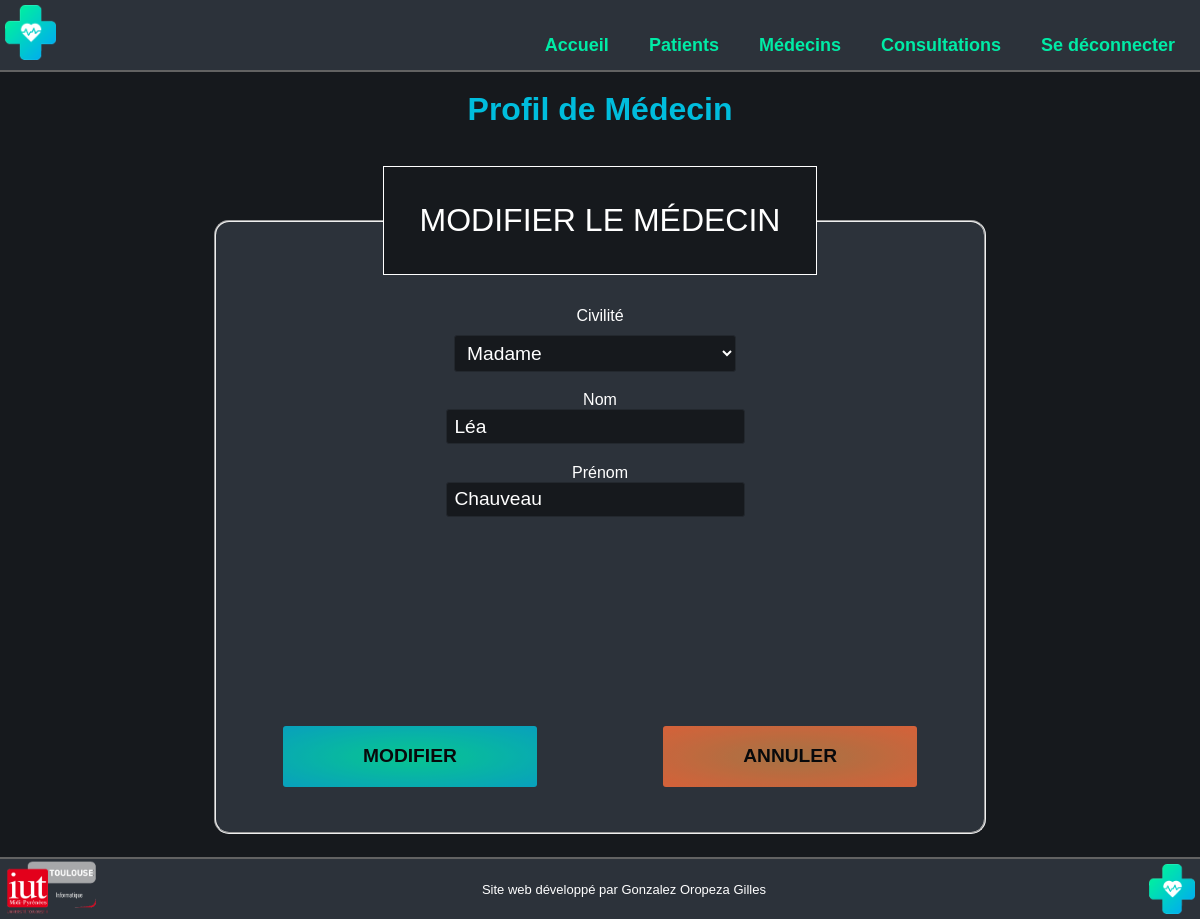
Before: /profilmedecin.php?id_medecin=1 (signed in) with the older database file.
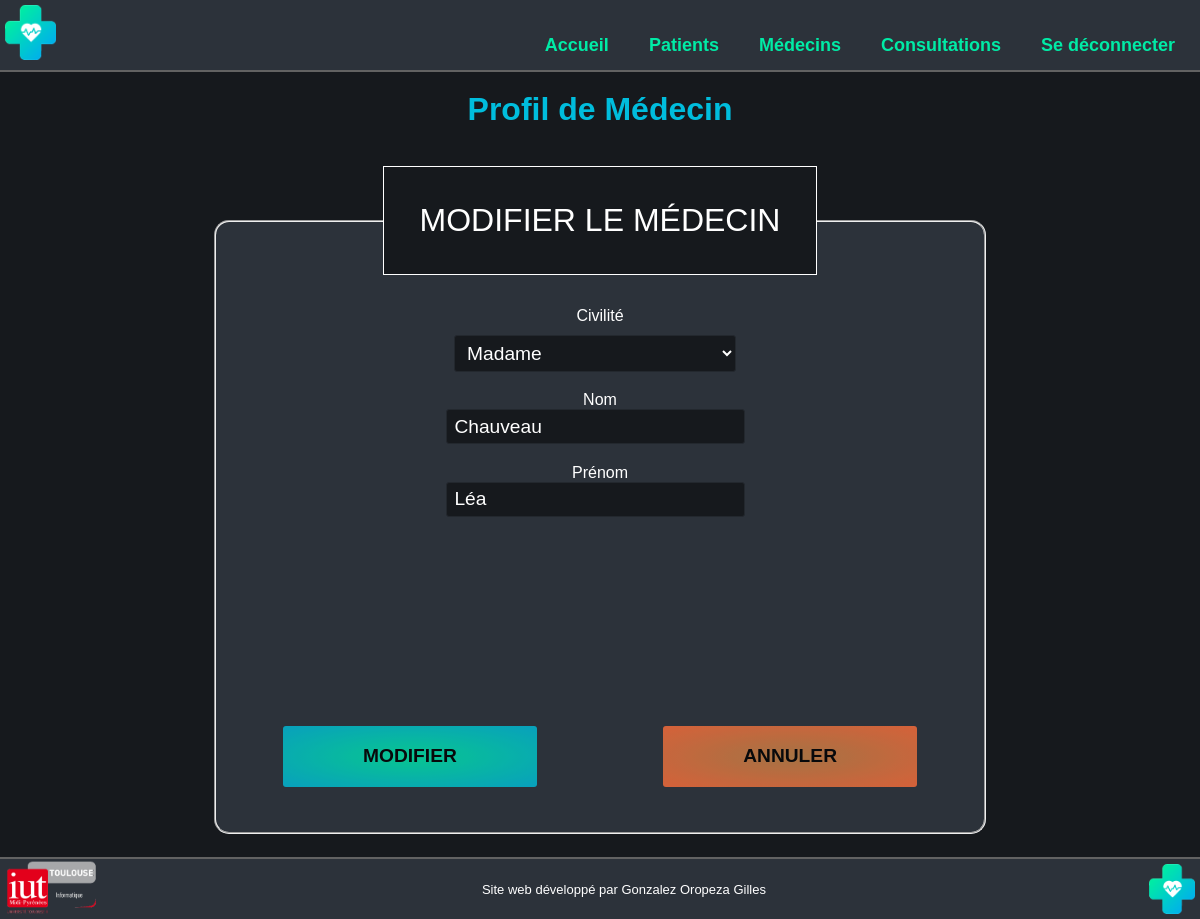
After: the same page with the newer database file.
### tables this page shows
CREATE TABLE IF NOT EXISTS `medecin` (
  `id_medecin` int(11) NOT NULL AUTO_INCREMENT,
  `nom` varchar(50) DEFAULT NULL,
  `prenom` varchar(50) DEFAULT NULL,
  `civilite` varchar(50) DEFAULT NULL,
  PRIMARY KEY (`id_medecin`)
);

### public_html/profilmedecin.php (the view, shortened to what this page needs)
<?php
$thisPage = "profilmedecin";
require 'php/connexiondb.php';
$req = $linkpdo->prepare("SELECT civilite, nom, prenom, id_medecin FROM medecin WHERE id_medecin = :id_medecin");
$req->execute(array('id_medecin'=>$_GET['id_medecin']));
$data = $req->fetch();
?>
<!DOCTYPE html>
<html lang="fr">
<head>
	<link rel="stylesheet" type="text/css" href="css/common.css">
	<link rel="stylesheet" type="text/css" href="css/profilpatient.css">
	<link rel="stylesheet" type="text/css" href="css/footer.css">
	<link rel="stylesheet" type="text/css" href="css/header.css">
</head>
<body>
	<?php
		include "php/header.php";
	?>
	<h1>Profil de Médecin</h1>
	<fieldset>
		<legend>
			Modifier le médecin
		</legend>
		<form method="post" action="php/modificationMedecin.php">
			<div class="textinputs">
				Civilité<select name="civilite" required>
					<?php
						if($data['civilite'] === "Monsieur") {
							?>
					<option value="Monsieur">Monsieur</option>
					<option value="Madame">Madame</option>
							<?php
						} else {
							?>
					<option value="Madame">Madame</option>
							<?php
						} ?>
				</select>
				Nom<input type="text" name="nom" value="<?php echo $data['nom']; ?>" required></input>
				Prénom<input type="text" name="prenom" value="<?php echo $data['prenom']; ?>" required></input>
			</div>
			<div class="submitinputs">
				<input class="edit" type="submit" name="modifier" value="Modifier"></input>
				<button class="cancel" onclick="location.href='medecins.php'" type="button">Annuler</button>
			</div>
		</form>
	</fieldset>
	<?php
		include "php/footer.php";
	?>
</body>
</html>

### public_html/php/header.php (shortened to what this page needs)
<header>
		<img class="logo" src="images/logo.png" alt="logo" height="55">
		<nav class="menu">
			<ul>
				<li><a href="accueil.php">Accueil</a>
				</li>
				<li><a href="patients.php">Patients</a>
				</li>
				<li><a href="medecins.php">Médecins</a>
				</li>
				<li><a href="consultations.php">Consultations</a>
				</li>
				<li><a href="<?php echo $thisPage; ?>.php?disconnect=true">Se déconnecter</a>
				</li>
			</ul>
		</nav>
	</header>

### public_html/php/footer.php
<footer>
		<a href="https://iut.univ-tlse3.fr"><img class="logo" src="images/iut_info.png" alt="Logo de l'IUT Info de Toulouse" height="55"></a>
		<p>
			Site web développé par <a href="mailto:gilles.gonzalezoropeza@etu.iut-tlse3.fr">Gonzalez Oropeza Gilles</a>
        </p>
        <img class="logo" src="images/logo.png" alt="Logo de l'IUT Info de Toulouse" height="50">
</footer>

### public_html/css/common.css (style rules this page uses)
body { --bg-color: hsl(214, 13%, 10%); --fg-color: hsl(214, 14%, 20%); --turquoise-logo: #00EBA6; --bleu-logo: #00BDDD; display: flex; align-items: center; justify-content: center; flex-direction: column; background-color: var(--bg-color); margin-bottom:60px; margin-top:70px; width: auto; }
* { font-family: Arial, Helvetica, sans-serif; }
a { color: inherit; text-decoration: none; }
h1 { color: var(--bleu-logo); }

### public_html/css/profilpatient.css (style rules this page uses)
fieldset { display: flex; align-items: center; justify-content: center; flex-direction: column; border-radius: 15px; background-color: var(--fg-color); margin: 1em auto; padding: 2em; width: 44em; height: 600px; position: relative; }
legend { font-weight: 70; font-size: 2em; color: white; text-transform: uppercase; padding: 5%; background: var(--bg-color); border-width: 1px; border-style: solid; display: block; width: fit-content; height: fit-content; margin: auto; }
input[type=text], [type=date] { background: var(--bg-color); font-size: 1.2em; line-height: 1; padding: 0.3em 0.4em; margin: 0 0.5em 1em 0; color: white; border-radius: 3px; box-shadow: none; border: 1px solid hsl(214, 13%, 16%); display: block; width: 40%; }
input[type=submit], .cancel { font-size: 1.2em; font-weight: 700; text-transform: uppercase; border: 1px solid transparent; padding: 0.5em 2em; margin: 2em 0 0; width: 40%; border-radius: 3px; opacity: 0.8; transition: all 0.2s ease; }
.edit { background: radial-gradient(var(--turquoise-logo),var(--bleu-logo)); }
.cancel { background: radial-gradient(rgb(196, 131, 71), rgb(255, 110, 58)); }
.textinputs { display: flex; flex-direction: column; flex-wrap: wrap; align-items: center; width: 100%; height: 380px; color: white; }
.submitinputs { height: 100px; display: flex; flex-direction: row; justify-content: space-between; padding: 0% 5%; }
form { width: 100%; height: 580px; }
select { background: var(--bg-color); font-size: 1.2em; line-height: 1; padding: 0.3em 0.4em; margin: 0 0.5em 1em 0; color: white; border-radius: 3px; box-shadow: none; border: 1px solid hsl(214, 13%, 16%); display: block; width: 40%; margin-top: 10px; }

### public_html/css/footer.css (style rules this page uses)
footer { position: fixed; height: 60px; background-color: hsl(214, 14%, 20%); bottom: 0px; left: 0px; right: 0px; margin-bottom: 0px; display: flex; text-align: center; align-items: center; justify-content: space-between; border-top: 2px solid rgb(98, 98, 98); z-index: 3; }
footer p { color: white; font-size: small; }
.logo { padding: 5px; }

### public_html/css/header.css (style rules this page uses)
header { background-color: var(--fg-color); height: 70px; position: fixed; top: 0; left: 0; margin: auto; width: 100%; border-bottom: 2px solid rgb(98, 98, 98); z-index: 3; }
.menu { display: flex; align-items: center; width: auto; height: 100%; float: right; margin-top: 10px; }
.menu ul { width: 100%; height: inherit; margin: 0; padding: 0; display: flex; justify-content: center; align-items: center; list-style: none; font-weight: bold; font-family: arial; font-size: 18px; }
.menu ul a { width: auto; color: var(--turquoise-logo); padding: 30px 20px 20px 10px; margin-left: 10px; margin: 5px; transition: margin 0.5s ease-out; border-radius: 10px; }

Changed rows visible on the page:
changed medecin "Madame": nom "Léa" → "Chauveau"; prenom "Chauveau" → "Léa"
